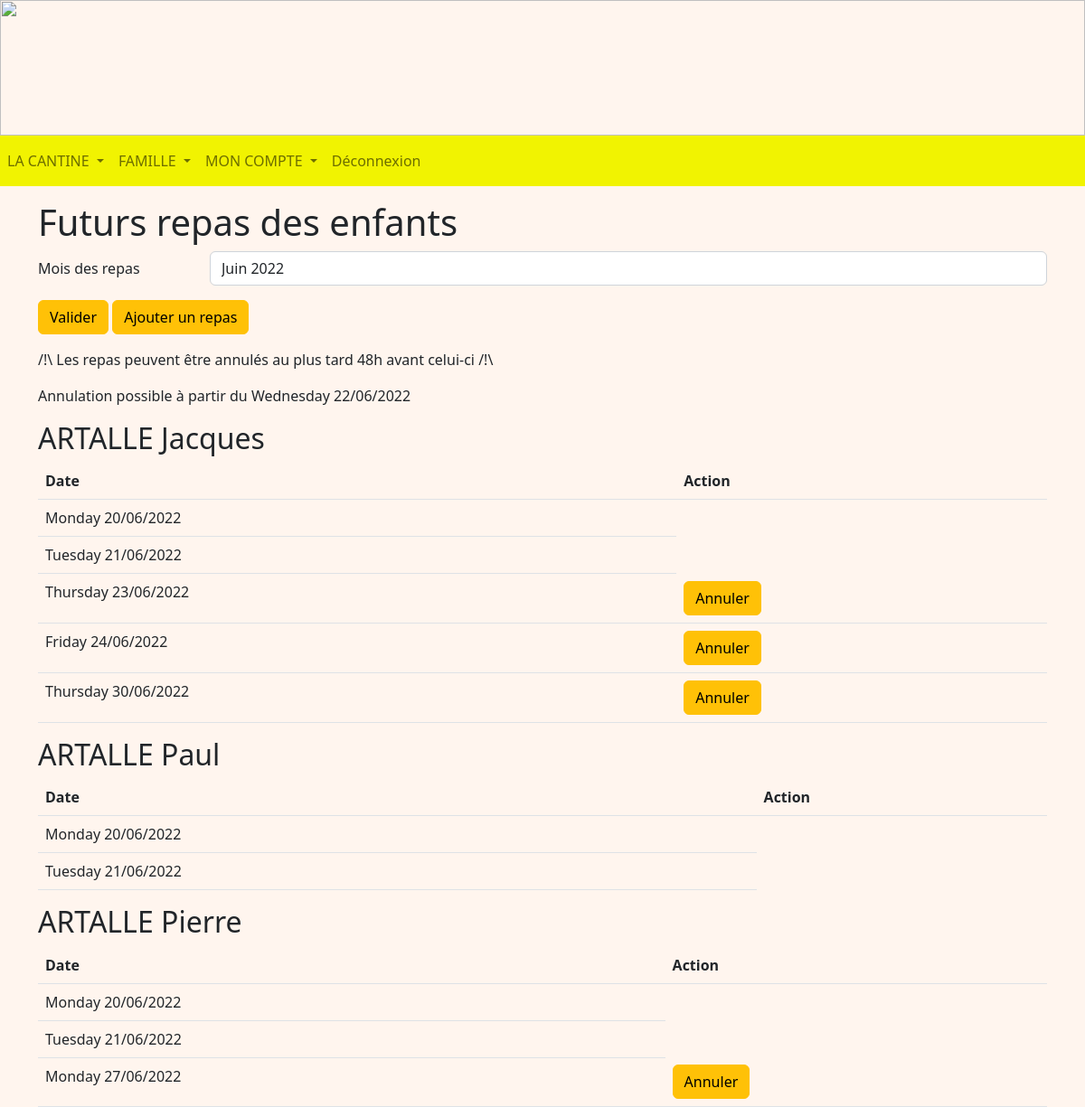
The app's page /repas (signed in) with its own data.
### tables this page shows
CREATE TABLE Enfant (
  code_enfant integer primary key autoincrement,
  nom_enfant TEXT NOT NULL,
  prenom_enfant TEXT NOT NULL,
  code_tarif integer NOT NULL,
  code_classe integer NOT NULL,
  code_representant integer NOT NULL,
  code_formule integer NOT NULL,
  FOREIGN KEY (code_tarif) REFERENCES Tarif(code_tarif),
  FOREIGN KEY (code_classe) REFERENCES Classe(code_classe),
  FOREIGN KEY (code_representant) REFERENCES Representant(code_representant)
  FOREIGN KEY (code_formule) REFERENCES Formule(code_formule)
);

CREATE TABLE Repas (
  code_repas integer primary key autoincrement,
  date_repas date NOT NULL,
  code_enfant integer NOT NULL,
  FOREIGN KEY (code_enfant) REFERENCES Enfant(code_enfant)
);

### representant.py (the view, shortened to what this page needs)
@app.route('/repas', methods = ["GET", "POST"])
@login_required
def repas():
    db = get_db()
    cur = db.cursor()
    user = cur.execute("SELECT type_compte FROM Compte WHERE identifiant = ?", (flask_login.current_user.name, )).fetchone()
    if user[0] == 'Representant':
        code_rep = cur.execute("SELECT code_representant FROM Representant WHERE identifiant = ?", (flask_login.current_user.name, )).fetchone()
        enfants = cur.execute("SELECT code_enfant, prenom_enfant, nom_enfant FROM Enfant WHERE code_representant = ? ORDER BY prenom_enfant", (code_rep[0], )).fetchall()
        repas = []
        year = datetime.datetime.today().year
        year1 = year - 1
        mois = datetime.datetime.today().month
        now = datetime.datetime.today()
        months = listeMois(mois)
        new_dateB = datetime.datetime(year, int(now.month), now.day)
        lastDay = last_day_of_month(new_dateB)
        new_dateE = datetime.datetime(year, int(now.month), lastDay.day)
        limit = int(now.day) + 2
        date_limite = now.replace(day = limit)
        dateInter = []
        for enfant in enfants:
            repas.append(cur.execute("SELECT * FROM Repas WHERE code_enfant = ? AND date_repas >= ? AND date_repas <= ? ORDER BY date_repas", (enfant[0], new_dateB.strftime('%Y-%m-%d') , new_dateE.strftime('%Y-%m-%d'), )).fetchall())
        for repasEnfants in repas:
            for repa in repasEnfants:
                dateInter.append(datetime.datetime.strptime(repa[1], '%Y-%m-%d').strftime('%A %d/%m/%Y'))
        return render_template('R_repas.html', enfants = enfants, repasEnfants = repas, date_limite = date_limite.strftime('%A %d/%m/%Y'), date_annulation = date_limite.strftime('%Y-%m-%d'), year = year, months = months, mois = mois ,year1 = year1, dateInter = dateInter)
    if user[0] == 'Admin':
        return redirect(url_for('accueilAdmin'))
    return redirect(url_for('accueilEnseignant'))

### main.py (called while the page is built)
@login_manager.user_loader
def load_user(user_id):
    db = get_db()
    cur = db.cursor()
    user = cur.execute('SELECT identifiant, mot_de_passe FROM Compte WHERE identifiant=?', (user_id, )).fetchone()
    return User(user[0], user[1])

def get_db():
    if 'db' not in g:
        g.db = sqlite3.connect(DATABASE)
    return g.db

@app.teardown_appcontext
def close_connection(exception):
    db = g.pop('db', None)
    if db is not None:
        db.close()

### representant.py (called while the page is built)
def last_day_of_month(any_day):
    next_month = any_day.replace(day=28) + datetime.timedelta(days=4)
    return next_month - datetime.timedelta(days=next_month.day)

### templates/R_repas.html (shortened to what this page needs)
<!DOCTYPE html>
<html>
<head>
    {% extends "R_layout.html" %}
    {% block content %}
    <div class="container mt-3 mb-3">
        <h1>Futurs repas des enfants</h1>
        <form method="post">
            <div class="row mb-3">
                <label class="col-sm-2 col-form-label" for="repas">Mois des repas</label>
                <div class="col-sm-10">
                    <select name="repas" class="form-control" id="repas">
                        {% for month in months %}
                            {% if month == mois %}
                                {% if months|length < 7 %}
                                    <option value="{{ month }}" selected>{{ month }} {{ year }}</option>
                                {% else %}
                                    <option value="{{ month }}" selected>{{ month }} {{ year1 }}</option>
                                {% endif %}
                            {% else %}
                                {% if months|length < 7 %}
                                    <option value="{{ month }}">{{ month }} {{ year }}</option>
                                {% else %}
                                    <option value="{{ month }}">{{ month }} {{ year1 }}</option>
                                {% endif %}
                            {% endif %}
                        {% endfor %}
                    </select>
                </div>
            </div>
            <button type="submit" class="btn btn-warning mb-3">Valider</button>
            <a class="btn btn-warning mb-3" href="/ajoutRepas">Ajouter un repas</a>
        </form>
        <p>/!\ Les repas peuvent être annulés au plus tard 48h avant celui-ci /!\</p>
        <p>Annulation possible à partir du {{ date_limite }}</p>
        {% for enfant in enfants %}
        <h2>{{ enfant[2] }} {{ enfant[1] }}</h2>
        <table class="table table-stripped">
            <thead>
                <th scope="col">Date</th>
                <th cope="col">Action</th>
            </thead>
            <tbody>
                {% set i = namespace (index = 0) %}
                {% for repas in repasEnfants %}
                {% for repa in repas %}
                {% if repa[0] %}
                {% if repa[2] == enfant[0] %}
                <tr>
                    <td scope="row">{{ dateInter[i.index] }}</td>
                    {% if repa[1] >= date_annulation %}
                    <td><a class="btn btn-warning" href="/annuleRepas/{{ repa[0] }}"
                            onclick="if (confirm('Voulez-vous vraiment annuler le repas ?')) commentDelete(1); return false">Annuler</a>
                    </td>
                    {% endif %}
                </tr>
                {% endif %}
                {% set i.index = i.index + 1 %}
                {% endif %}
                {% endfor %}
                {% endfor %}
            </tbody>
        </table>
        {% endfor %}
    </div>
    {% endblock %}

### static/css/main.css (style rules this page uses)
body { background-repeat: no-repeat; background-color:rgb(265,245,238); height: 110px; margin: 0px; }

### records on screen
Enfant: nom_enfant "ARTALLE", prenom_enfant "Jacques"
Repas: index "Monday 20/06/2022"
Repas: index "Tuesday 21/06/2022"
Repas: index "Thursday 23/06/2022"
Repas: index "Friday 24/06/2022"
Repas: index "Thursday 30/06/2022"
Enfant: nom_enfant "ARTALLE", prenom_enfant "Paul"
Repas: index "Monday 20/06/2022"
Repas: index "Tuesday 21/06/2022"
Enfant: nom_enfant "ARTALLE", prenom_enfant "Pierre"
Repas: index "Monday 20/06/2022"
Repas: index "Tuesday 21/06/2022"
Repas: index "Monday 27/06/2022"

### other values on screen
{{ date_limite }} "Wednesday 22/06/2022"
form field repas "Juin 2022"
